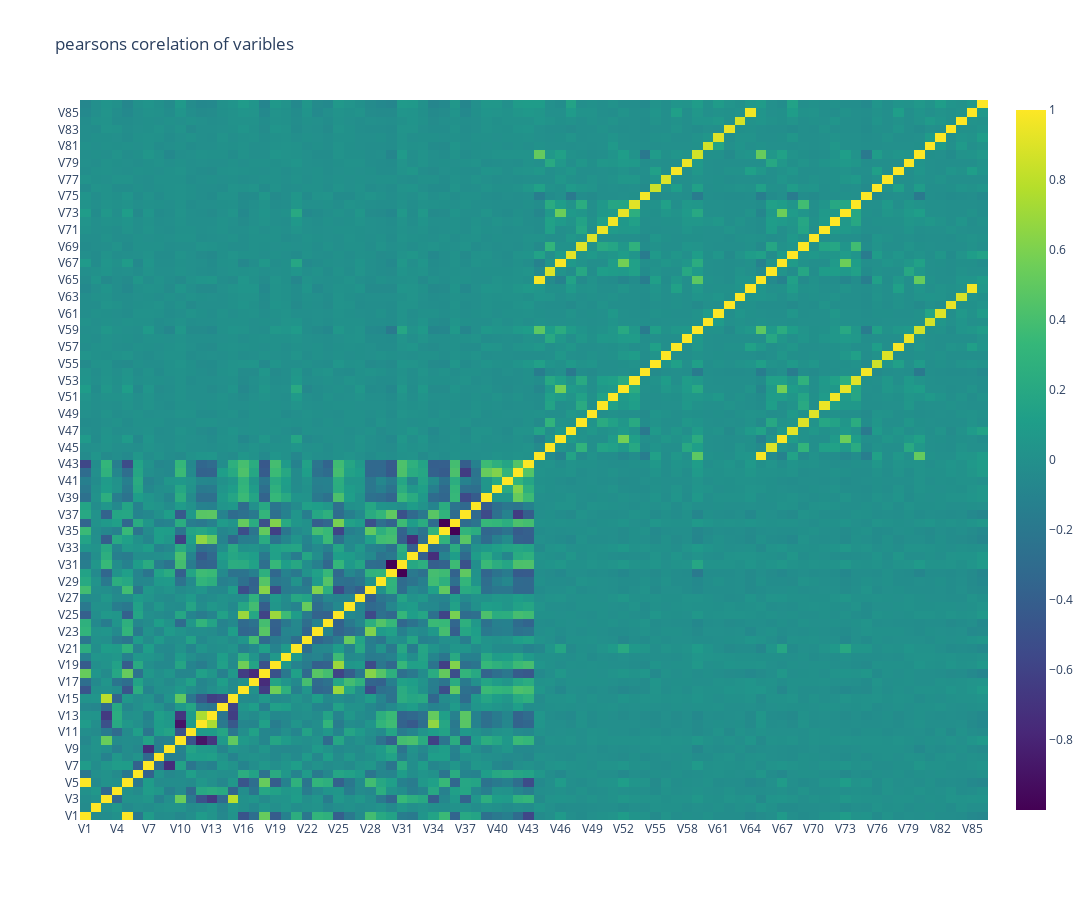

Here is the notebook cell this chart was saved with:
### Code cell
#Another goood approch
data=[
    go.Heatmap(
    z=train.corr().values,
    x=train.columns.values,
    y=train.columns.values,
    colorscale='Viridis',
    reversescale=False,
    text=[True],
    opacity=1.0)
]

Layout = go.Layout(
    title="pearsons corelation of varibles ",
    xaxis=dict(ticks='',nticks=36),
    yaxis=dict(ticks=''),
    width=1100,height=900)

figure=go.Figure(data=data,layout=Layout)
py.iplot(figure,filename='labled heatmap')

### Figure 1 — Plotly figure (JSON) as saved in the notebook; plotly's stock layout.template omitted (floating-point values rounded to 4 significant figures; data arrays with more than 128 entries replaced by an {"elided": "..."} marker saying what was removed)
{"data": [{"colorscale": [[0, "#440154"], [0.1111, "#482878"], [0.2222, "#3e4989"], [0.3333, "#31688e"], [0.4444, "#26828e"], [0.5556, "#1f9e89"], [0.6667, "#35b779"], [0.7778, "#6ece58"], [0.8889, "#b5de2b"], [1, "#fde725"]], "opacity": 1, "reversescale": false, "text": [true], "type": "heatmap", "x": ["V1", "V2", "V3", "V4", "V5", "V6", "V7", "V8", "V9", "V10", "V11", "V12", "V13", "V14", "V15", "V16", "V17", "V18", "V19", "V20", "V21", "V22", "V23", "V24", "V25", "V26", "V27", "V28", "V29", "V30", "V31", "V32", "V33", "V34", "V35", "V36", "V37", "V38", "V39", "V40", "V41", "V42", "V43", "V44", "V45", "V46", "V47", "V48", "V49", "V50", "V51", "V52", "V53", "V54", "V55", "V56", "V57", "V58", "V59", "V60", "V61", "V62", "V63", "V64", "V65", "V66", "V67", "V68", "V69", "V70", "V71", "V72", "V73", "V74", "V75", "V76", "V77", "V78", "V79", "V80", "V81", "V82", "V83", "V84", "V85", "V86"], "y": ["V1", "V2", "V3", "V4", "V5", "V6", "V7", "V8", "V9", "V10", "V11", "V12", "V13", "V14", "V15", "V16", "V17", "V18", "V19", "V20", "V21", "V22", "V23", "V24", "V25", "V26", "V27", "V28", "V29", "V30", "V31", "V32", "V33", "V34", "V35", "V36", "V37", "V38", "V39", "V40", "V41", "V42", "V43", "V44", "V45", "V46", "V47", "V48", "V49", "V50", "V51", "V52", "V53", "V54", "V55", "V56", "V57", "V58", "V59", "V60", "V61", "V62", "V63", "V64", "V65", "V66", "V67", "V68", "V69", "V70", "V71", "V72", "V73", "V74", "V75", "V76", "V77", "V78", "V79", "V80", "V81", "V82", "V83", "V84", "V85", "V86"], "z": {"elided": "86x86 float values"}}], "layout": {"height": 900, "title": {"text": "pearsons corelation of varibles "}, "width": 1100, "xaxis": {"nticks": 36, "ticks": ""}, "yaxis": {"ticks": ""}}}
